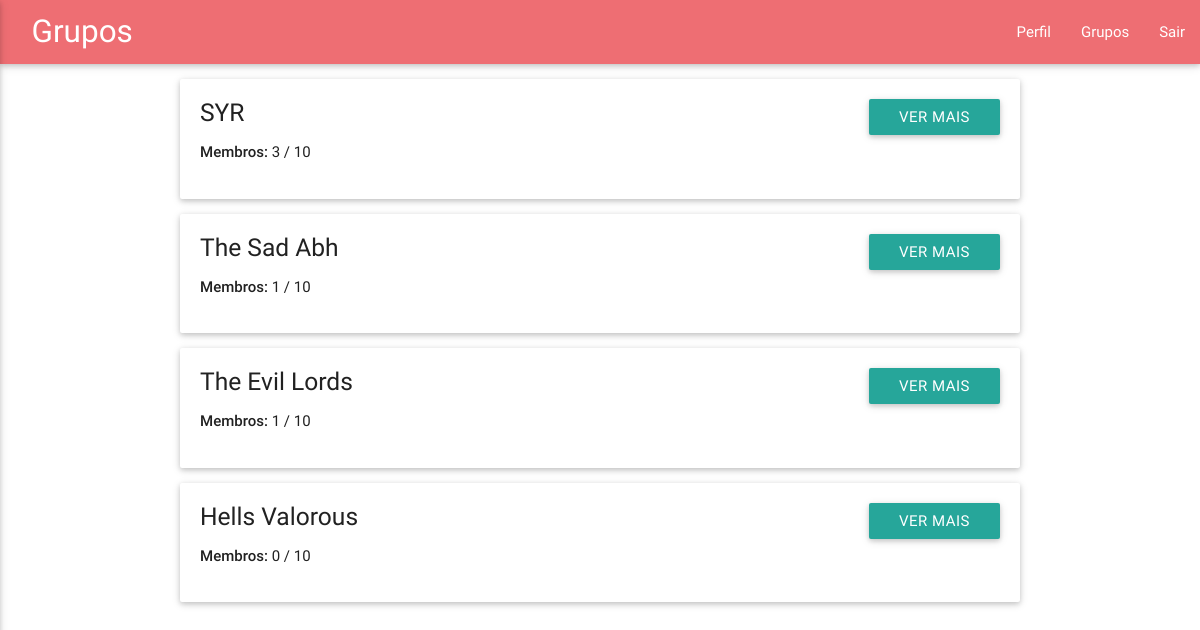
The app's page /list_all_groups with its own data.
### ubet/models.py (models this page shows, shortened)
class Group(models.Model):
	status_list = (('END','FINISHED'),('ABORT','CANCELED'),('WAIT','WAITING'))
	creator = models.ForeignKey(User,null=True,on_delete=models.SET_NULL,related_name='group_creator_user')
	winner = models.ForeignKey(User,null=True,on_delete=models.SET_NULL,related_name='group_winner_user')
	name = models.CharField(max_length=50)
	max_size = models.IntegerField(default=10)
	bet_value = models.IntegerField(default=10)
	date_of_birth = models.DateTimeField(auto_now = True)
	status = models.CharField(choices=status_list,default='WAITING',max_length=50)
	users = models.ManyToManyField(User,symmetrical=True,through='Group_link')
	def users_by_group(self):
		user_list = self.users.all()
		position_list = [Group_link.objects.get(user=u,group=self).position for u in user_list]
		return user_list,position_list
	def cur_size(self):
		return self.users.count()
	@staticmethod
	def active_groups():
		return Group.objects.filter(status='WAITING')

### ubet/views.py (the view)
# urls.py: url(r'^list_all_groups$',views.list_all_groups,name='list_all_groups'),
def list_all_groups(request):
	groups = Group.active_groups();
	users_by_group = {}
	for g in groups:
		g.user_list = list(Group.users_by_group(g))
	return render(request,'ubet/list_all_groups.html', {'grupos': groups })

### ubet/templates/ubet/list_all_groups.html (shortened to what this page needs)
{% extends "ubet/base.html" %}
{% block page_title %} Grupos {% endblock page_title %}
{% block main_content %}
	<ul>
	{% for g in grupos %}
		<li>
			<div class="card-panel">
				<div class="group-info left">
					<h5 class="group-name">{{g.name}}</h5>
					<p><strong>Membros:</strong> {{ g.cur_size }} / {{ g.max_size }}</p>
				</div>
				<div class="group-options right">
					<a href="{% url 'group_info' %}?g_id={{g.id}}" class="waves-effect btn">Ver mais</a>
				</div>
			</div>
		</li>
	{%endfor%}
	</ul>
{% endblock main_content %}

### ubet/static/ubet/css/styles.css (style rules this page uses)
.group-info h5 { margin-top: 0; }
.group-options { height: inherit; }

### records on screen
Group: name "SYR", cur_size "3", max_size "10"
Group: name "The Sad Abh", cur_size "1", max_size "10"
Group: name "The Evil Lords", cur_size "1", max_size "10"
Group: name "Hells Valorous", cur_size "0", max_size "10"
